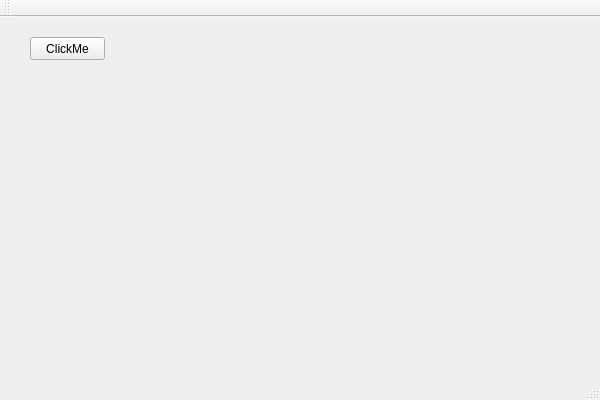
<?xml version="1.0" encoding="UTF-8"?>
<ui version="4.0">
 <class>MainWindowClass</class>
 <widget class="QMainWindow" name="MainWindowClass">
  <property name="geometry">
   <rect>
    <x>0</x>
    <y>0</y>
    <width>600</width>
    <height>400</height>
   </rect>
  </property>
  <property name="windowTitle">
   <string>MainWindow</string>
  </property>
  <widget class="QWidget" name="centralWidget">
   <widget class="QPushButton" name="btn_">
    <property name="geometry">
     <rect>
      <x>30</x>
      <y>20</y>
      <width>75</width>
      <height>23</height>
     </rect>
    </property>
    <property name="text">
     <string>ClickMe</string>
    </property>
   </widget>
  </widget>
  <widget class="QMenuBar" name="menuBar">
   <property name="geometry">
    <rect>
     <x>0</x>
     <y>0</y>
     <width>600</width>
     <height>21</height>
    </rect>
   </property>
  </widget>
  <widget class="QToolBar" name="mainToolBar">
   <attribute name="toolBarArea">
    <enum>TopToolBarArea</enum>
   </attribute>
   <attribute name="toolBarBreak">
    <bool>false</bool>
   </attribute>
  </widget>
  <widget class="QStatusBar" name="statusBar"/>
 </widget>
 <layoutdefault spacing="6" margin="11"/>
 <resources>
  <include location="MainWindow.qrc"/>
 </resources>
 <connections/>
</ui>
